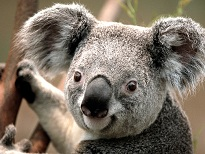
%> input picture CSE_LAB_4TH/401/exam_prep/2.zooming and shrinking an image/8.jpg, 205 x 154 px
$ octave zoom_out_block_by_Max.m   (GNU Octave 9; MATLAB toolbox functions it lacks are replaced by stand-ins)
%> lines starting %> are read from the running program, lines starting %| are printed output that depends on the picture
%Image shirking
%image zoom out by block
clc;
clear all;
close all;

img=imread('8.jpg');
%> img is the input picture: size 154x205x3 uint8; mean R, G, B 124.8, 114.2, 101.4
img=rgb2gray(img);
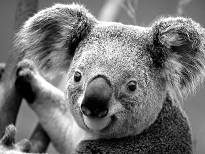
%> img: size 154x205 uint8; min 0, max 255, mean 115.9

[m,n]=size(img);
%> m = 154; n = 205

k=1;
l=1;

for i=1:2:m-1
    for j=1:2:n-1

        sum=[ img(i,j),  img(i,j+1),img(i+1,j), img(i+1,j+1) ];
        b(k,l)=max(sum);
        l=l+1;

    end
    k=k+1;
    l=1;     %remember this

end
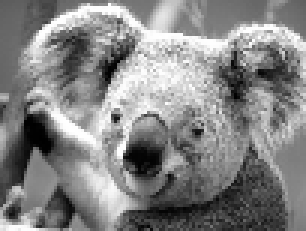
%> b: size 77x102 uint8 (shown 3 times larger); min 0, max 255, mean 132.4
%> after the loop, k = 78

figure(1);
imshow(img);
title('Original Image');

figure(2)
imshow(b);
title('Shirkned Image');
